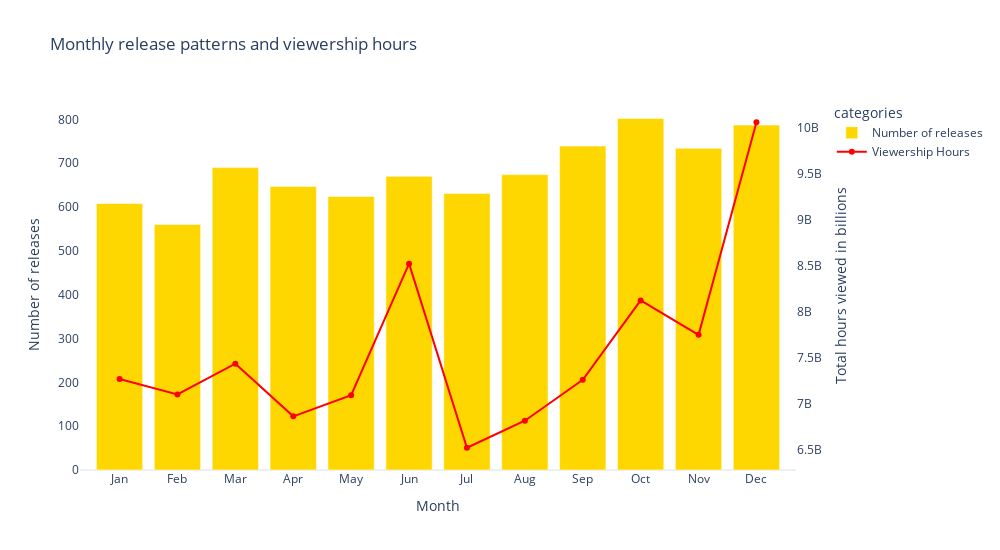

Here is the notebook cell this chart was saved with:
### Code cell
fig = go.Figure()
fig.add_trace(
    go.Bar(
        x=monthly_releases.index,
        y=monthly_releases.values,
        name = 'Number of releases',
        marker_color='gold',
        yaxis='y1'
    )
)
fig.add_trace(
    go.Scatter(
        x=monthly_viewership.index,
        y=monthly_viewership.values,
        name='Viewership Hours',
        mode='lines+markers',
        marker=dict(color='red'),
        line=dict(color='red'),
        yaxis='y2'
        
    )
)

fig.update_layout(
    title='Monthly release patterns and viewership hours',
    xaxis=dict(
        title='Month',
        tickmode='array',
        tickvals=list(range(1,13)),
        ticktext=['Jan','Feb','Mar','Apr','May','Jun','Jul','Aug','Sep','Oct','Nov','Dec']
    ),
    yaxis=dict(
        title='Number of releases',
        showgrid=False,
        side='left'
    ),
    yaxis2=dict(
        title='Total hours viewed in billions',
        side='right',
        overlaying='y',
        showgrid=False
    ),
    legend=dict(
        x=1.05,
        y=1,
        orientation='v',
        xanchor='left'         
    ),
    legend_title='categories',
    height=550,
    width=1000
)

fig.show()

### Figure 1 — Plotly figure (JSON) as saved in the notebook; plotly's stock layout.template omitted (floating-point values rounded to 4 significant figures)
{"data": [{"marker": {"color": "gold"}, "name": "Number of releases", "type": "bar", "x": [1, 2, 3, 4, 5, 6, 7, 8, 9, 10, 11, 12], "y": [608, 560, 690, 647, 624, 670, 631, 674, 739, 802, 734, 787], "yaxis": "y"}, {"line": {"color": "red"}, "marker": {"color": "red"}, "mode": "lines+markers", "name": "Viewership Hours", "type": "scatter", "x": [1, 2, 3, 4, 5, 6, 7, 8, 9, 10, 11, 12], "y": [7271600000, 7103700000, 7437100000, 6865700000, 7094600000, 8522000000, 6524800000, 6817800000, 7262200000, 8123200000, 7749500000, 10055800000], "yaxis": "y2"}], "layout": {"height": 550, "legend": {"orientation": "v", "title": {"text": "categories"}, "x": 1.05, "xanchor": "left", "y": 1}, "title": {"text": "Monthly release patterns and viewership hours"}, "width": 1000, "xaxis": {"autorange": true, "range": [0.3162, 12.68], "tickmode": "array", "ticktext": ["Jan", "Feb", "Mar", "Apr", "May", "Jun", "Jul", "Aug", "Sep", "Oct", "Nov", "Dec"], "tickvals": [1, 2, 3, 4, 5, 6, 7, 8, 9, 10, 11, 12], "title": {"text": "Month"}, "type": "linear"}, "yaxis": {"autorange": true, "range": [0, 844.2], "showgrid": false, "side": "left", "title": {"text": "Number of releases"}, "type": "linear"}, "yaxis2": {"autorange": true, "overlaying": "y", "range": [6283000000.0, 10300000000.0], "showgrid": false, "side": "right", "title": {"text": "Total hours viewed in billions"}, "type": "linear"}}}
